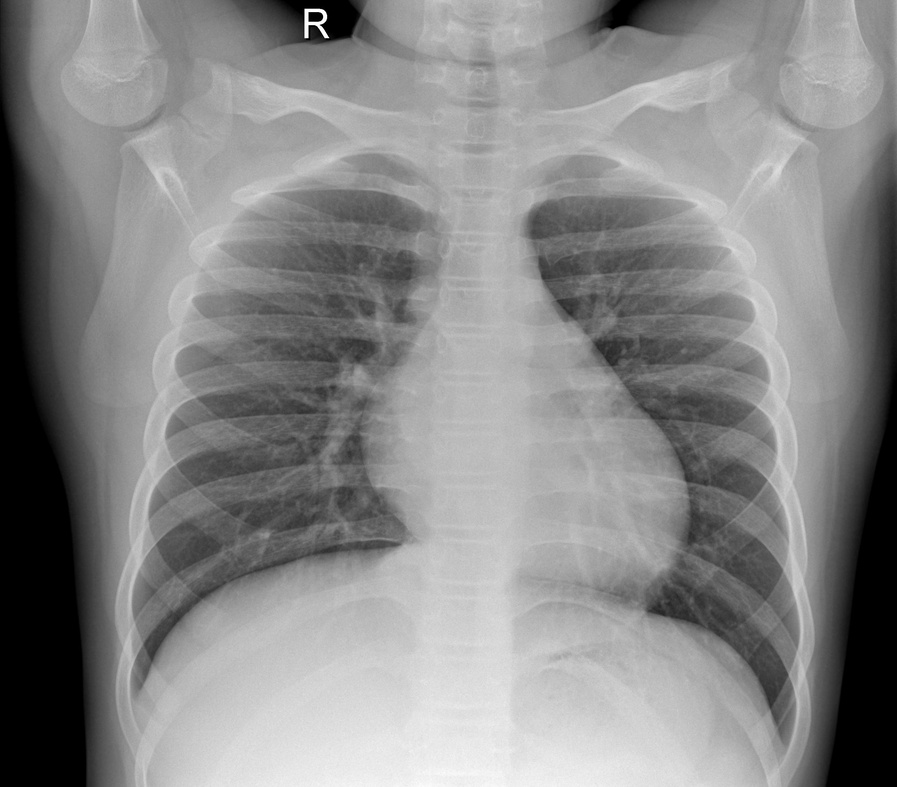
#> input picture backend/storage/uploads/CHX-20261028-1C37A5_IM-0521-0001.jpeg, 897 x 787 px, shrunk from 2890 x 2534 before the run
$ python -i quality_ood.py   (imports and definitions only)   (older library calls are emulated)
#> lines starting #> are read from the running program, lines starting #| are printed output that depends on the picture
#> further down, picture is the input picture: PIL image 897x787 RGB; min 0, max 255, mean 135.4
import cv2
import numpy as np
from PIL import Image
from typing import Any, Dict, List

from ..core.config import settings


def check_image_quality(img_pil: Image.Image) -> Dict[str, Any]:
    """Return deterministic pixel and geometry measurements for review."""
    if not isinstance(img_pil, Image.Image) or img_pil.width < 1 or img_pil.height < 1:
        raise ValueError("Image quality assessment requires a valid, non-empty image.")

    width, height = img_pil.size
#> width = 897; height = 787
    img_rgb = np.asarray(img_pil.convert("RGB"))
    img_gray = cv2.cvtColor(img_rgb, cv2.COLOR_RGB2GRAY)

    laplacian = cv2.Laplacian(img_gray, cv2.CV_64F)
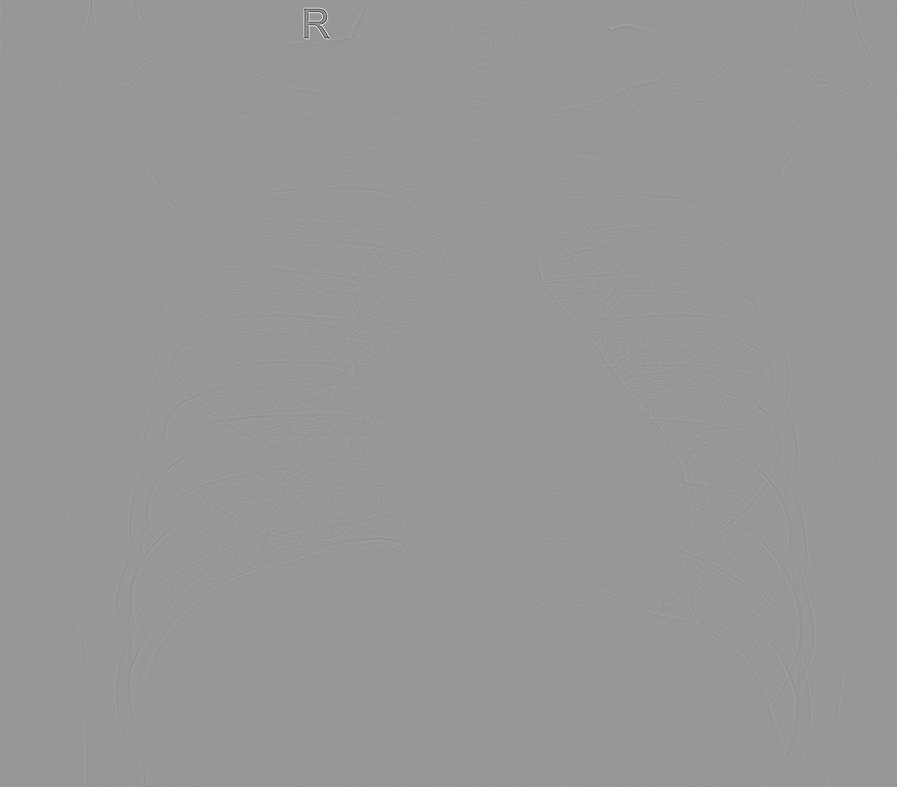
#> laplacian: shape (787, 897) float64; min -528, max 360, mean 0; drawn with min black and max white
    _, laplacian_std = cv2.meanStdDev(laplacian)
#> laplacian_std = [8.02]
    laplacian_var = float(laplacian_std[0, 0] ** 2)
#> laplacian_var = 64.28
    mean_values, std_values = cv2.meanStdDev(img_gray)
#> mean_values = [135.4]; std_values = [58.68]
    mean_lum = float(mean_values[0, 0])
#> mean_lum = 135.4
    std_lum = float(std_values[0, 0])
#> std_lum = 58.68

#> (the run stopped early here; a loop or call above may not have finished)

$ run again, on backend/storage/uploads/CHX-20261028-51E7BA_person1042_virus_1737.jpeg
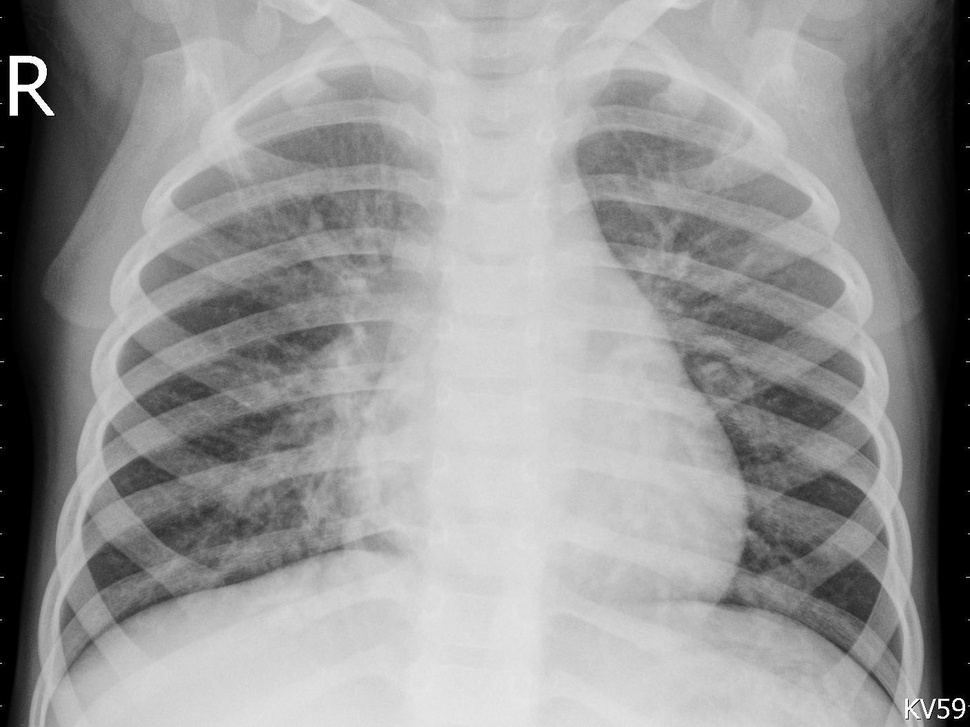
#> input picture backend/storage/uploads/CHX-20261028-51E7BA_person1042_virus_1737.jpeg, 970 x 727 px, shrunk from 1408 x 1056 before the run
#> picture is the input picture: PIL image 970x727 RGB; min 0, max 255, mean 149.5
#> in check_image_quality, `laplacian = cv2.Laplacian(img_gray, cv2.CV_64F)`:
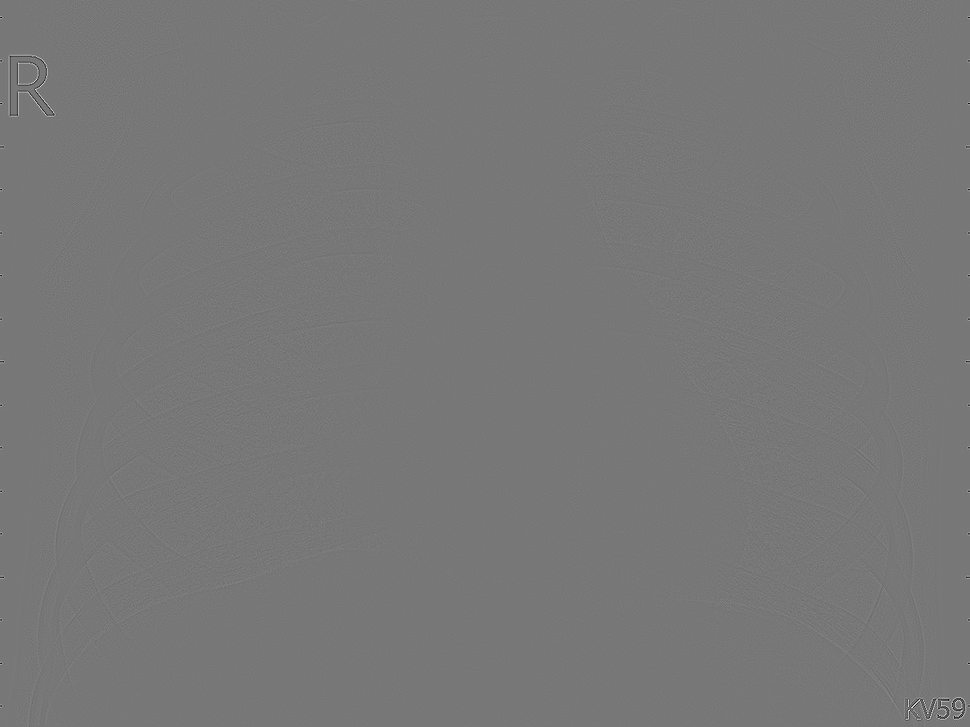
#> laplacian: shape (727, 970) float64; min -492, max 554, mean 0; drawn with min black and max white
#> laplacian_std = [12.63]
#> laplacian_var = 159.6
#> mean_values = [149.5]; std_values = [60.27]
#> mean_lum = 149.5
#> std_lum = 60.27
